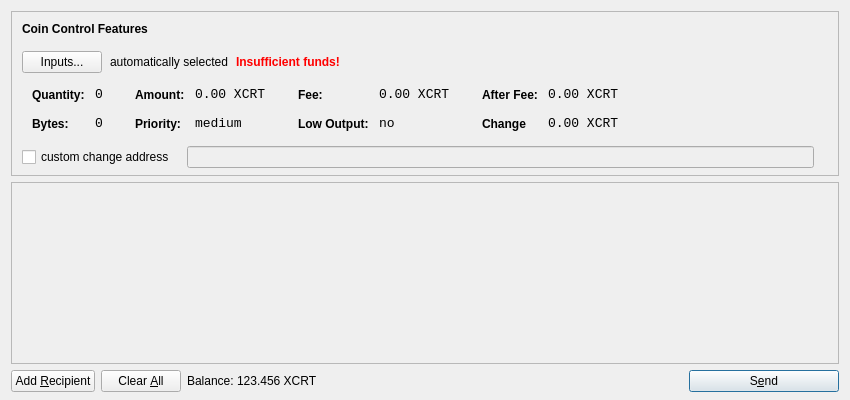
<?xml version="1.0" encoding="UTF-8"?>
<ui version="4.0">
 <class>SendCoinsDialog</class>
 <widget class="QDialog" name="SendCoinsDialog">
  <property name="geometry">
   <rect>
    <x>0</x>
    <y>0</y>
    <width>850</width>
    <height>400</height>
   </rect>
  </property>
  <property name="windowTitle">
   <string>Send Coins</string>
  </property>
  <property name="styleSheet">
   <string notr="true">background-image: url(:/images/bgx);</string>
  </property>
  <layout class="QVBoxLayout" name="verticalLayout" stretch="0,1,0">
   <property name="bottomMargin">
    <number>8</number>
   </property>
   <item>
    <widget class="QFrame" name="frameCoinControl">
     <property name="sizePolicy">
      <sizepolicy hsizetype="Expanding" vsizetype="Expanding">
       <horstretch>0</horstretch>
       <verstretch>0</verstretch>
      </sizepolicy>
     </property>
     <property name="maximumSize">
      <size>
       <width>16777215</width>
       <height>16777215</height>
      </size>
     </property>
     <property name="frameShape">
      <enum>QFrame::StyledPanel</enum>
     </property>
     <property name="frameShadow">
      <enum>QFrame::Sunken</enum>
     </property>
     <layout class="QVBoxLayout" name="verticalLayoutCoinControl2">
      <property name="spacing">
       <number>6</number>
      </property>
      <property name="leftMargin">
       <number>0</number>
      </property>
      <property name="topMargin">
       <number>0</number>
      </property>
      <property name="rightMargin">
       <number>0</number>
      </property>
      <property name="bottomMargin">
       <number>6</number>
      </property>
      <item>
       <layout class="QVBoxLayout" name="verticalLayoutCoinControl" stretch="0,0,0,0,1">
        <property name="spacing">
         <number>0</number>
        </property>
        <property name="leftMargin">
         <number>10</number>
        </property>
        <property name="topMargin">
         <number>10</number>
        </property>
        <item>
         <layout class="QHBoxLayout" name="horizontalLayoutCoinControl1">
          <property name="bottomMargin">
           <number>15</number>
          </property>
          <item>
           <widget class="QLabel" name="labelCoinControlFeatures">
            <property name="sizePolicy">
             <sizepolicy hsizetype="Preferred" vsizetype="Maximum">
              <horstretch>0</horstretch>
              <verstretch>0</verstretch>
             </sizepolicy>
            </property>
            <property name="font">
             <font>
              <weight>75</weight>
              <bold>true</bold>
             </font>
            </property>
            <property name="styleSheet">
             <string notr="true">font-weight:bold;</string>
            </property>
            <property name="text">
             <string>Coin Control Features</string>
            </property>
           </widget>
          </item>
         </layout>
        </item>
        <item>
         <layout class="QHBoxLayout" name="horizontalLayoutCoinControl2" stretch="0,0,0,0">
          <property name="spacing">
           <number>8</number>
          </property>
          <property name="bottomMargin">
           <number>10</number>
          </property>
          <item>
           <widget class="QPushButton" name="pushButtonCoinControl">
            <property name="styleSheet">
             <string notr="true"/>
            </property>
            <property name="text">
             <string>Inputs...</string>
            </property>
           </widget>
          </item>
          <item>
           <widget class="QLabel" name="labelCoinControlAutomaticallySelected">
            <property name="text">
             <string>automatically selected</string>
            </property>
            <property name="margin">
             <number>5</number>
            </property>
           </widget>
          </item>
          <item>
           <widget class="QLabel" name="labelCoinControlInsuffFunds">
            <property name="font">
             <font>
              <weight>75</weight>
              <bold>true</bold>
             </font>
            </property>
            <property name="styleSheet">
             <string notr="true">color:red;font-weight:bold;</string>
            </property>
            <property name="text">
             <string>Insufficient funds!</string>
            </property>
            <property name="margin">
             <number>5</number>
            </property>
           </widget>
          </item>
          <item>
           <spacer name="horizontalSpacerCoinControl">
            <property name="orientation">
             <enum>Qt::Horizontal</enum>
            </property>
            <property name="sizeHint" stdset="0">
             <size>
              <width>40</width>
              <height>1</height>
             </size>
            </property>
           </spacer>
          </item>
         </layout>
        </item>
        <item>
         <widget class="QWidget" name="widgetCoinControl" native="true">
          <property name="sizePolicy">
           <sizepolicy hsizetype="Preferred" vsizetype="Preferred">
            <horstretch>0</horstretch>
            <verstretch>0</verstretch>
           </sizepolicy>
          </property>
          <property name="minimumSize">
           <size>
            <width>0</width>
            <height>0</height>
           </size>
          </property>
          <property name="styleSheet">
           <string notr="true"/>
          </property>
          <layout class="QHBoxLayout" name="horizontalLayoutCoinControl5">
           <property name="leftMargin">
            <number>0</number>
           </property>
           <property name="topMargin">
            <number>0</number>
           </property>
           <property name="rightMargin">
            <number>0</number>
           </property>
           <property name="bottomMargin">
            <number>0</number>
           </property>
           <item>
            <layout class="QHBoxLayout" name="horizontalLayoutCoinControl3" stretch="0,0,0,1">
             <property name="spacing">
              <number>20</number>
             </property>
             <property name="topMargin">
              <number>0</number>
             </property>
             <property name="bottomMargin">
              <number>10</number>
             </property>
             <item>
              <layout class="QFormLayout" name="formLayoutCoinControl1">
               <property name="horizontalSpacing">
                <number>10</number>
               </property>
               <property name="verticalSpacing">
                <number>14</number>
               </property>
               <property name="leftMargin">
                <number>10</number>
               </property>
               <property name="topMargin">
                <number>4</number>
               </property>
               <property name="rightMargin">
                <number>6</number>
               </property>
               <item row="0" column="0">
                <widget class="QLabel" name="labelCoinControlQuantityText">
                 <property name="styleSheet">
                  <string notr="true">font-weight:bold;</string>
                 </property>
                 <property name="text">
                  <string>Quantity:</string>
                 </property>
                 <property name="margin">
                  <number>0</number>
                 </property>
                </widget>
               </item>
               <item row="0" column="1">
                <widget class="QLabel" name="labelCoinControlQuantity">
                 <property name="font">
                  <font>
                   <family>Monospace</family>
                   <pointsize>10</pointsize>
                  </font>
                 </property>
                 <property name="cursor">
                  <cursorShape>IBeamCursor</cursorShape>
                 </property>
                 <property name="contextMenuPolicy">
                  <enum>Qt::ActionsContextMenu</enum>
                 </property>
                 <property name="text">
                  <string>0</string>
                 </property>
                 <property name="margin">
                  <number>0</number>
                 </property>
                 <property name="textInteractionFlags">
                  <set>Qt::LinksAccessibleByMouse|Qt::TextSelectableByKeyboard|Qt::TextSelectableByMouse</set>
                 </property>
                </widget>
               </item>
               <item row="1" column="0">
                <widget class="QLabel" name="labelCoinControlBytesText">
                 <property name="styleSheet">
                  <string notr="true">font-weight:bold;</string>
                 </property>
                 <property name="text">
                  <string>Bytes:</string>
                 </property>
                </widget>
               </item>
               <item row="1" column="1">
                <widget class="QLabel" name="labelCoinControlBytes">
                 <property name="font">
                  <font>
                   <family>Monospace</family>
                   <pointsize>10</pointsize>
                  </font>
                 </property>
                 <property name="cursor">
                  <cursorShape>IBeamCursor</cursorShape>
                 </property>
                 <property name="contextMenuPolicy">
                  <enum>Qt::ActionsContextMenu</enum>
                 </property>
                 <property name="text">
                  <string>0</string>
                 </property>
                 <property name="textInteractionFlags">
                  <set>Qt::LinksAccessibleByMouse|Qt::TextSelectableByKeyboard|Qt::TextSelectableByMouse</set>
                 </property>
                </widget>
               </item>
              </layout>
             </item>
             <item>
              <layout class="QFormLayout" name="formLayoutCoinControl2">
               <property name="horizontalSpacing">
                <number>10</number>
               </property>
               <property name="verticalSpacing">
                <number>14</number>
               </property>
               <property name="leftMargin">
                <number>6</number>
               </property>
               <property name="topMargin">
                <number>4</number>
               </property>
               <property name="rightMargin">
                <number>6</number>
               </property>
               <item row="0" column="0">
                <widget class="QLabel" name="labelCoinControlAmountText">
                 <property name="styleSheet">
                  <string notr="true">font-weight:bold;</string>
                 </property>
                 <property name="text">
                  <string>Amount:</string>
                 </property>
                 <property name="margin">
                  <number>0</number>
                 </property>
                </widget>
               </item>
               <item row="0" column="1">
                <widget class="QLabel" name="labelCoinControlAmount">
                 <property name="font">
                  <font>
                   <family>Monospace</family>
                   <pointsize>10</pointsize>
                  </font>
                 </property>
                 <property name="cursor">
                  <cursorShape>IBeamCursor</cursorShape>
                 </property>
                 <property name="contextMenuPolicy">
                  <enum>Qt::ActionsContextMenu</enum>
                 </property>
                 <property name="text">
                  <string>0.00 XCRT</string>
                 </property>
                 <property name="textInteractionFlags">
                  <set>Qt::LinksAccessibleByMouse|Qt::TextSelectableByKeyboard|Qt::TextSelectableByMouse</set>
                 </property>
                </widget>
               </item>
               <item row="1" column="0">
                <widget class="QLabel" name="labelCoinControlPriorityText">
                 <property name="styleSheet">
                  <string notr="true">font-weight:bold;</string>
                 </property>
                 <property name="text">
                  <string>Priority:</string>
                 </property>
                </widget>
               </item>
               <item row="1" column="1">
                <widget class="QLabel" name="labelCoinControlPriority">
                 <property name="font">
                  <font>
                   <family>Monospace</family>
                   <pointsize>10</pointsize>
                  </font>
                 </property>
                 <property name="cursor">
                  <cursorShape>IBeamCursor</cursorShape>
                 </property>
                 <property name="contextMenuPolicy">
                  <enum>Qt::ActionsContextMenu</enum>
                 </property>
                 <property name="text">
                  <string>medium</string>
                 </property>
                 <property name="textInteractionFlags">
                  <set>Qt::LinksAccessibleByMouse|Qt::TextSelectableByKeyboard|Qt::TextSelectableByMouse</set>
                 </property>
                </widget>
               </item>
              </layout>
             </item>
             <item>
              <layout class="QFormLayout" name="formLayoutCoinControl3">
               <property name="horizontalSpacing">
                <number>10</number>
               </property>
               <property name="verticalSpacing">
                <number>14</number>
               </property>
               <property name="leftMargin">
                <number>6</number>
               </property>
               <property name="topMargin">
                <number>4</number>
               </property>
               <property name="rightMargin">
                <number>6</number>
               </property>
               <item row="0" column="0">
                <widget class="QLabel" name="labelCoinControlFeeText">
                 <property name="styleSheet">
                  <string notr="true">font-weight:bold;</string>
                 </property>
                 <property name="text">
                  <string>Fee:</string>
                 </property>
                 <property name="margin">
                  <number>0</number>
                 </property>
                </widget>
               </item>
               <item row="0" column="1">
                <widget class="QLabel" name="labelCoinControlFee">
                 <property name="font">
                  <font>
                   <family>Monospace</family>
                   <pointsize>10</pointsize>
                  </font>
                 </property>
                 <property name="cursor">
                  <cursorShape>IBeamCursor</cursorShape>
                 </property>
                 <property name="contextMenuPolicy">
                  <enum>Qt::ActionsContextMenu</enum>
                 </property>
                 <property name="text">
                  <string>0.00 XCRT</string>
                 </property>
                 <property name="textInteractionFlags">
                  <set>Qt::LinksAccessibleByMouse|Qt::TextSelectableByKeyboard|Qt::TextSelectableByMouse</set>
                 </property>
                </widget>
               </item>
               <item row="1" column="0">
                <widget class="QLabel" name="labelCoinControlLowOutputText">
                 <property name="styleSheet">
                  <string notr="true">font-weight:bold;</string>
                 </property>
                 <property name="text">
                  <string>Low Output:</string>
                 </property>
                </widget>
               </item>
               <item row="1" column="1">
                <widget class="QLabel" name="labelCoinControlLowOutput">
                 <property name="font">
                  <font>
                   <family>Monospace</family>
                   <pointsize>10</pointsize>
                  </font>
                 </property>
                 <property name="cursor">
                  <cursorShape>IBeamCursor</cursorShape>
                 </property>
                 <property name="contextMenuPolicy">
                  <enum>Qt::ActionsContextMenu</enum>
                 </property>
                 <property name="text">
                  <string>no</string>
                 </property>
                 <property name="textInteractionFlags">
                  <set>Qt::LinksAccessibleByMouse|Qt::TextSelectableByKeyboard|Qt::TextSelectableByMouse</set>
                 </property>
                </widget>
               </item>
              </layout>
             </item>
             <item>
              <layout class="QFormLayout" name="formLayoutCoinControl4">
               <property name="horizontalSpacing">
                <number>10</number>
               </property>
               <property name="verticalSpacing">
                <number>14</number>
               </property>
               <property name="leftMargin">
                <number>6</number>
               </property>
               <property name="topMargin">
                <number>4</number>
               </property>
               <property name="rightMargin">
                <number>6</number>
               </property>
               <item row="0" column="0">
                <widget class="QLabel" name="labelCoinControlAfterFeeText">
                 <property name="styleSheet">
                  <string notr="true">font-weight:bold;</string>
                 </property>
                 <property name="text">
                  <string>After Fee:</string>
                 </property>
                 <property name="margin">
                  <number>0</number>
                 </property>
                </widget>
               </item>
               <item row="0" column="1">
                <widget class="QLabel" name="labelCoinControlAfterFee">
                 <property name="font">
                  <font>
                   <family>Monospace</family>
                   <pointsize>10</pointsize>
                  </font>
                 </property>
                 <property name="cursor">
                  <cursorShape>IBeamCursor</cursorShape>
                 </property>
                 <property name="contextMenuPolicy">
                  <enum>Qt::ActionsContextMenu</enum>
                 </property>
                 <property name="text">
                  <string>0.00 XCRT</string>
                 </property>
                 <property name="textInteractionFlags">
                  <set>Qt::LinksAccessibleByMouse|Qt::TextSelectableByKeyboard|Qt::TextSelectableByMouse</set>
                 </property>
                </widget>
               </item>
               <item row="1" column="0">
                <widget class="QLabel" name="labelCoinControlChangeText">
                 <property name="styleSheet">
                  <string notr="true">font-weight:bold;</string>
                 </property>
                 <property name="text">
                  <string>Change</string>
                 </property>
                </widget>
               </item>
               <item row="1" column="1">
                <widget class="QLabel" name="labelCoinControlChange">
                 <property name="font">
                  <font>
                   <family>Monospace</family>
                   <pointsize>10</pointsize>
                  </font>
                 </property>
                 <property name="cursor">
                  <cursorShape>IBeamCursor</cursorShape>
                 </property>
                 <property name="contextMenuPolicy">
                  <enum>Qt::ActionsContextMenu</enum>
                 </property>
                 <property name="text">
                  <string>0.00 XCRT</string>
                 </property>
                 <property name="textInteractionFlags">
                  <set>Qt::LinksAccessibleByMouse|Qt::TextSelectableByKeyboard|Qt::TextSelectableByMouse</set>
                 </property>
                </widget>
               </item>
              </layout>
             </item>
            </layout>
           </item>
          </layout>
         </widget>
        </item>
        <item>
         <layout class="QHBoxLayout" name="horizontalLayoutCoinControl4" stretch="0,0,0">
          <property name="spacing">
           <number>12</number>
          </property>
          <property name="sizeConstraint">
           <enum>QLayout::SetDefaultConstraint</enum>
          </property>
          <property name="topMargin">
           <number>5</number>
          </property>
          <property name="rightMargin">
           <number>5</number>
          </property>
          <item>
           <widget class="QCheckBox" name="checkBoxCoinControlChange">
            <property name="text">
             <string>custom change address</string>
            </property>
           </widget>
          </item>
          <item>
           <widget class="QLineEdit" name="lineEditCoinControlChange">
            <property name="enabled">
             <bool>false</bool>
            </property>
            <property name="sizePolicy">
             <sizepolicy hsizetype="Expanding" vsizetype="Fixed">
              <horstretch>0</horstretch>
              <verstretch>0</verstretch>
             </sizepolicy>
            </property>
           </widget>
          </item>
          <item>
           <widget class="QLabel" name="labelCoinControlChangeLabel">
            <property name="sizePolicy">
             <sizepolicy hsizetype="Preferred" vsizetype="Expanding">
              <horstretch>0</horstretch>
              <verstretch>0</verstretch>
             </sizepolicy>
            </property>
            <property name="minimumSize">
             <size>
              <width>0</width>
              <height>0</height>
             </size>
            </property>
            <property name="text">
             <string/>
            </property>
            <property name="margin">
             <number>3</number>
            </property>
           </widget>
          </item>
         </layout>
        </item>
        <item>
         <spacer name="verticalSpacerCoinControl">
          <property name="orientation">
           <enum>Qt::Vertical</enum>
          </property>
          <property name="sizeHint" stdset="0">
           <size>
            <width>800</width>
            <height>1</height>
           </size>
          </property>
         </spacer>
        </item>
       </layout>
      </item>
     </layout>
    </widget>
   </item>
   <item>
    <widget class="QScrollArea" name="scrollArea">
     <property name="widgetResizable">
      <bool>true</bool>
     </property>
     <widget class="QWidget" name="scrollAreaWidgetContents">
      <property name="geometry">
       <rect>
        <x>0</x>
        <y>0</y>
        <width>830</width>
        <height>172</height>
       </rect>
      </property>
      <layout class="QVBoxLayout" name="verticalLayout_2">
       <property name="leftMargin">
        <number>0</number>
       </property>
       <property name="topMargin">
        <number>0</number>
       </property>
       <property name="rightMargin">
        <number>0</number>
       </property>
       <property name="bottomMargin">
        <number>0</number>
       </property>
       <item>
        <layout class="QVBoxLayout" name="entries">
         <property name="spacing">
          <number>6</number>
         </property>
        </layout>
       </item>
       <item>
        <spacer name="verticalSpacer">
         <property name="orientation">
          <enum>Qt::Vertical</enum>
         </property>
         <property name="sizeHint" stdset="0">
          <size>
           <width>20</width>
           <height>40</height>
          </size>
         </property>
        </spacer>
       </item>
      </layout>
     </widget>
    </widget>
   </item>
   <item>
    <layout class="QHBoxLayout" name="horizontalLayout">
     <item>
      <widget class="QPushButton" name="addButton">
       <property name="toolTip">
        <string>Send to multiple recipients at once</string>
       </property>
       <property name="text">
        <string>Add &amp;Recipient</string>
       </property>
       <property name="icon">
        <iconset resource="../bitcoin.qrc">
         <normaloff>:/icons/add</normaloff>:/icons/add</iconset>
       </property>
       <property name="autoDefault">
        <bool>false</bool>
       </property>
      </widget>
     </item>
     <item>
      <widget class="QPushButton" name="clearButton">
       <property name="sizePolicy">
        <sizepolicy hsizetype="Minimum" vsizetype="Fixed">
         <horstretch>0</horstretch>
         <verstretch>0</verstretch>
        </sizepolicy>
       </property>
       <property name="toolTip">
        <string>Remove all transaction fields</string>
       </property>
       <property name="text">
        <string>Clear &amp;All</string>
       </property>
       <property name="icon">
        <iconset resource="../bitcoin.qrc">
         <normaloff>:/icons/remove</normaloff>:/icons/remove</iconset>
       </property>
       <property name="autoRepeatDelay">
        <number>300</number>
       </property>
       <property name="autoDefault">
        <bool>false</bool>
       </property>
      </widget>
     </item>
     <item>
      <layout class="QHBoxLayout" name="horizontalLayout_2">
       <property name="spacing">
        <number>3</number>
       </property>
       <item>
        <widget class="QLabel" name="label">
         <property name="sizePolicy">
          <sizepolicy hsizetype="Preferred" vsizetype="Fixed">
           <horstretch>0</horstretch>
           <verstretch>0</verstretch>
          </sizepolicy>
         </property>
         <property name="text">
          <string>Balance:</string>
         </property>
        </widget>
       </item>
       <item>
        <widget class="QLabel" name="labelBalance">
         <property name="sizePolicy">
          <sizepolicy hsizetype="Preferred" vsizetype="Fixed">
           <horstretch>0</horstretch>
           <verstretch>0</verstretch>
          </sizepolicy>
         </property>
         <property name="cursor">
          <cursorShape>IBeamCursor</cursorShape>
         </property>
         <property name="text">
          <string>123.456 XCRT</string>
         </property>
         <property name="textInteractionFlags">
          <set>Qt::LinksAccessibleByMouse|Qt::TextSelectableByKeyboard|Qt::TextSelectableByMouse</set>
         </property>
        </widget>
       </item>
      </layout>
     </item>
     <item>
      <spacer name="horizontalSpacer">
       <property name="orientation">
        <enum>Qt::Horizontal</enum>
       </property>
       <property name="sizeHint" stdset="0">
        <size>
         <width>40</width>
         <height>20</height>
        </size>
       </property>
      </spacer>
     </item>
     <item>
      <widget class="QPushButton" name="sendButton">
       <property name="minimumSize">
        <size>
         <width>150</width>
         <height>0</height>
        </size>
       </property>
       <property name="toolTip">
        <string>Confirm the send action</string>
       </property>
       <property name="text">
        <string>S&amp;end</string>
       </property>
       <property name="icon">
        <iconset resource="../bitcoin.qrc">
         <normaloff>:/icons/send</normaloff>:/icons/send</iconset>
       </property>
       <property name="default">
        <bool>true</bool>
       </property>
      </widget>
     </item>
    </layout>
   </item>
  </layout>
 </widget>
 <resources>
  <include location="../bitcoin.qrc"/>
 </resources>
 <connections/>
</ui>
